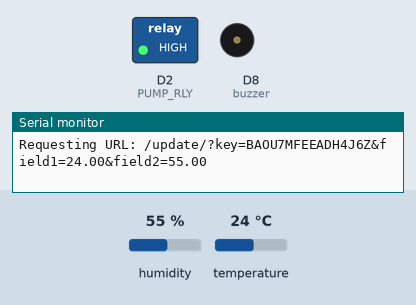
Recording of a sketch running on a simulated ESP8266 (NodeMCU). Shown: switched loads named in the sketch (green lamp = pin HIGH), buzzer (waves = sounding), the last lines printed to the serial monitor. Inputs (shaded band) come from the test bench; at power-on: humidity 55 %, temperature 24 °C. WiFi joins after 1.5 s; servers stay silent unless stated.

Above: at 2.7 s.
2.8 s: humidity set to 31 %
13.0 s: humidity set to 28 %
At 23.1 s:
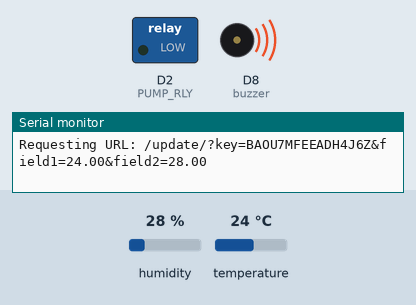
23.4 s: humidity set to 40 %
At 33.3 s:
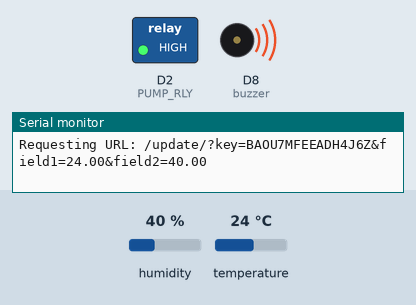
33.6 s: humidity set to 22 %
At 42.8 s:
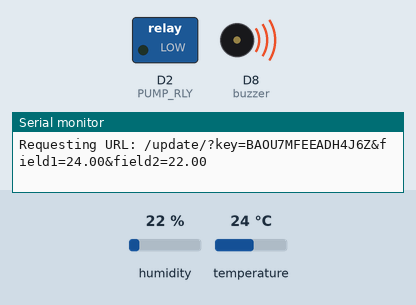
43.8 s: humidity set to 68 %
At 53.2 s:
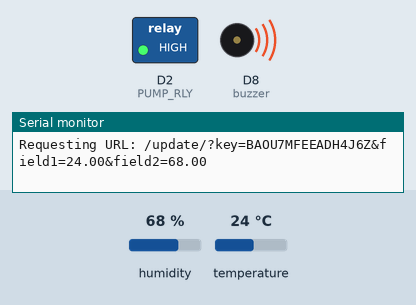
Timing chart, 0 to 54.7 s (numbered marks = the images above; inputs shaded):
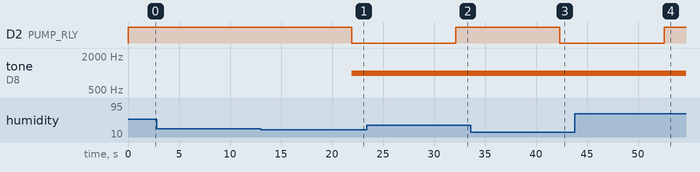

The sketch:

Lab7-WorkShop2-ThingSpeak.ino
```cpp
#include <LiquidCrystal_I2C.h>

#include "DHT.h"
#include <ESP8266WiFi.h>

#define PUMP_RLY 4    // output drive relay for pump GPIO4 (D2)
#define DHTPIN 2     // what pin we're connected to GPIO2 (D4)
#define DHTTYPE DHT22   // DHT 11

#define DEBUG

#define DEBUG_PRINTER Serial

#ifdef DEBUG
#define DEBUG_PRINT(...) { DEBUG_PRINTER.print(__VA_ARGS__); }
#define DEBUG_PRINTLN(...) { DEBUG_PRINTER.println(__VA_ARGS__); }
#else
#define DEBUG_PRINT(...) {}
#define DEBUG_PRINTLN(...) {}
#endif

const char* ssid     = "Jirawin";
const char* password = "Win460220";

const int buzzer = D8;

DHT *dht;

void connectWifi();
void reconnectWifiIfLinkDown();
void initDht(DHT **dht, uint8_t pin, uint8_t dht_type);
void readDht(DHT *dht, float *temp, float *humid);
void uploadThingsSpeak(float t, float h);

void setup() {
    Serial.begin(115200);
    delay(10);
    pinMode(PUMP_RLY, OUTPUT); // Initialize the PUMP_RLY(4) pin as an output
    digitalWrite(PUMP_RLY, HIGH);// Make sure relay is normal off
    pinMode(buzzer, OUTPUT);

    connectWifi();

    initDht(&dht, DHTPIN, DHTTYPE);
}

void loop() {
    static float t_dht;
    static float h_dht;

    readDht(dht, &t_dht, &h_dht);
    if(h_dht < 30 || t_dht > 30) // condition for make relay on ถ้าความชื้นมากกว่า 30
    {
      digitalWrite(PUMP_RLY, LOW); //If condition true do this!
      tone(buzzer, 1000); // Send 1KHz sound signal... ความถี่ของเสียงเตือน

    } else
    {
      digitalWrite(PUMP_RLY, HIGH);
    }
    uploadThingsSpeak(t_dht, h_dht);

    // Wait a few seconds between measurements.
    delay(10*1000);
    reconnectWifiIfLinkDown();
}

void reconnectWifiIfLinkDown() {
    if (WiFi.status() != WL_CONNECTED) {
        DEBUG_PRINTLN("WIFI DISCONNECTED");
        connectWifi();
    }
}

void connectWifi() {
    DEBUG_PRINTLN();
    DEBUG_PRINTLN();
    DEBUG_PRINT("Connecting to ");
    DEBUG_PRINTLN(ssid);

    WiFi.begin(ssid, password);
    while (WiFi.status() != WL_CONNECTED) {
        delay(500);
        DEBUG_PRINT(".");
    }

    DEBUG_PRINTLN("");
    DEBUG_PRINTLN("WiFi connected");
    DEBUG_PRINTLN("IP address: ");
    DEBUG_PRINTLN(WiFi.localIP());
}

void initDht(DHT **dht, uint8_t pin, uint8_t dht_type) {
    // Connect pin 1 (on the left) of the sensor to +5V
    // NOTE: If using a board with 3.3V logic like an Arduino Due connect pin 1
    // to 3.3V instead of 5V!
    // Connect pin 2 of the sensor to whatever your DHTPIN is
    // Connect pin 4 (on the right) of the sensor to GROUND
    // Connect a 10K resistor from pin 2 (data) to pin 1 (power) of the sensor

    // Initialize DHT sensor for normal 16mhz Arduino
    // NOTE: For working with a faster chip, like an Arduino Due or Teensy, you
    // might need to increase the threshold for cycle counts considered a 1 or 0.
    // You can do this by passing a 3rd parameter for this threshold.  It's a bit
    // of fiddling to find the right value, but in general the faster the CPU the
    // higher the value.  The default for a 16mhz AVR is a value of 6.  For an
    // Arduino Due that runs at 84mhz a value of 30 works.
    // Example to initialize DHT sensor for Arduino Due:
    //DHT dht(DHTPIN, DHTTYPE, 30);

    *dht = new DHT(pin, dht_type, 30);
    (*dht)->begin();
    DEBUG_PRINTLN(F("DHTxx test!"))  ;
}

void uploadThingsSpeak(float t, float h) {
    static const char* host = "api.thingspeak.com"; ///////////////// ไม่ต้องแก้ไข
    static const char* apiKey = "BAOU7MFEEADH4J6Z"; /////////////////////// ให้ใช้ Write API Key ของตัวเองที่สมัครไว้

    // Use WiFiClient class to create TCP connections
    WiFiClient client;
    const int httpPort = 80;
    if (!client.connect(host, httpPort)) {
        DEBUG_PRINTLN("connection failed");
        return;
    }

    // We now create a URI for the request ต้องเข้าใจและรู้ว่าแต่ละฟิลด์ใช้เก็บอะไรกี่ฟิลด์ ต้องมีจำนวนเท่ากัน
    String url = "/update/";
    //  url += streamId;
    url += "?key=";
    url += apiKey;
    url += "&field1=";
    url += t;
    url += "&field2=";
    url += h;

    DEBUG_PRINT("Requesting URL: ");
    DEBUG_PRINTLN(url);

    // This will send the request to the server
    client.print(String("GET ") + url + " HTTP/1.1\r\n" +
                 "Host: " + host + "\r\n" +
                 "Connection: close\r\n\r\n");
}


void readDht(DHT *dht, float *temp, float *humid) {

    if (dht == NULL) {
        DEBUG_PRINTLN(F("[dht11] is not initialised. please call initDht() first."));
        return;
    }

    // Reading temperature or humidity takes about 250 milliseconds!
    // Sensor readings may also be up to 2 seconds 'old' (its a very slow sensor)
    float h = dht->readHumidity();

    // Read temperature as Celsius
    float t = dht->readTemperature();
    // Read temperature as Fahrenheit
    float f = dht->readTemperature(true);

    // Check if any reads failed and exit early (to try again).
    if (isnan(h) || isnan(t) || isnan(f)) {
        DEBUG_PRINTLN("Failed to read from DHT sensor!");
        return;
    }

    // Compute heat index
    // Must send in temp in Fahrenheit!
    float hi = dht->computeHeatIndex(f, h);

    DEBUG_PRINT("Humidity: ");
    DEBUG_PRINT(h);
    DEBUG_PRINT(" %\t");
    DEBUG_PRINT("Temperature: ");
    DEBUG_PRINT(t);
    DEBUG_PRINT(" *C ");
    DEBUG_PRINT(f);
    DEBUG_PRINT(" *F\t");
    DEBUG_PRINT("Heat index: ");
    DEBUG_PRINT(hi);
    DEBUG_PRINTLN(" *F");

    *temp = t;
    *humid = h;
}
```

Measured:
- the behaviour switches between 30 and 29 % on humidity (found by bisection; images 0 and 1)
- after the input at 13.0 s, D2 (PUMP_RLY): HIGH → LOW after 8.9 s; tone on D8 (buzzer): silent → 1000 Hz after 8.9 s
- after the input at 23.4 s, D2 (PUMP_RLY): LOW → HIGH after 8.7 s
- after the input at 33.6 s, D2 (PUMP_RLY): HIGH → LOW after 8.7 s
- after the input at 43.8 s, D2 (PUMP_RLY): LOW → HIGH after 8.8 s
